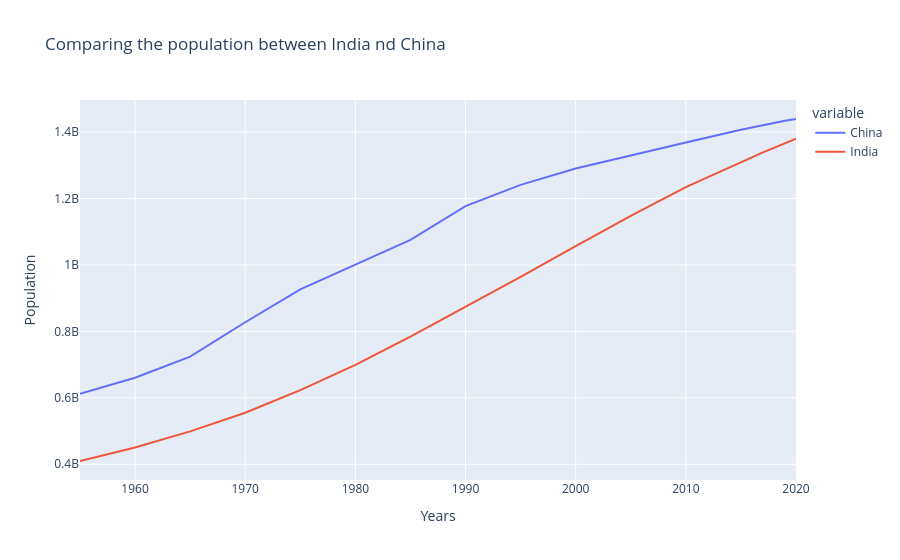

The cell this chart's notebook holds for it:
### Code cell
# to comparing two or more countries only 'y' parameter
px.line(df_pivot,title='Comparing the population between India nd China',
        labels={'value':'Population','year':'Years'},
        y=['China','India'])

### Figure 1 — Plotly figure (JSON) as saved in the notebook; plotly's stock layout.template omitted (floating-point values rounded to 4 significant figures)
{"data": [{"hovertemplate": "variable=China<br>Years=%{x}<br>Population=%{y}<extra></extra>", "legendgroup": "China", "line": {"color": "#636efa", "dash": "solid"}, "marker": {"symbol": "circle"}, "mode": "lines", "name": "China", "orientation": "v", "showlegend": true, "type": "scatter", "x": [1955.0, 1960.0, 1965.0, 1970.0, 1975.0, 1980.0, 1985.0, 1990.0, 1995.0, 2000.0, 2005.0, 2010.0, 2015.0, 2016.0, 2017.0, 2018.0, 2019.0, 2020.0], "xaxis": "x", "y": [612200000.0, 660400000.0, 724200000.0, 827600000.0, 926200000.0, 1000000000.0, 1076000000.0, 1177000000.0, 1241000000.0, 1291000000.0, 1331000000.0, 1369000000.0, 1407000000.0, 1414000000.0, 1421000000.0, 1428000000.0, 1434000000.0, 1439000000.0], "yaxis": "y"}, {"hovertemplate": "variable=India<br>Years=%{x}<br>Population=%{y}<extra></extra>", "legendgroup": "India", "line": {"color": "#EF553B", "dash": "solid"}, "marker": {"symbol": "circle"}, "mode": "lines", "name": "India", "orientation": "v", "showlegend": true, "type": "scatter", "x": [1955.0, 1960.0, 1965.0, 1970.0, 1975.0, 1980.0, 1985.0, 1990.0, 1995.0, 2000.0, 2005.0, 2010.0, 2015.0, 2016.0, 2017.0, 2018.0, 2019.0, 2020.0], "xaxis": "x", "y": [409900000.0, 450500000.0, 499100000.0, 555200000.0, 623100000.0, 699000000.0, 784400000.0, 873300000.0, 963900000.0, 1057000000.0, 1148000000.0, 1234000000.0, 1310000000.0, 1325000000.0, 1339000000.0, 1353000000.0, 1366000000.0, 1380000000.0], "yaxis": "y"}], "layout": {"legend": {"title": {"text": "variable"}, "tracegroupgap": 0}, "title": {"text": "Comparing the population between India nd China"}, "xaxis": {"anchor": "y", "domain": [0, 1], "title": {"text": "Years"}}, "yaxis": {"anchor": "x", "domain": [0, 1], "title": {"text": "Population"}}}}
